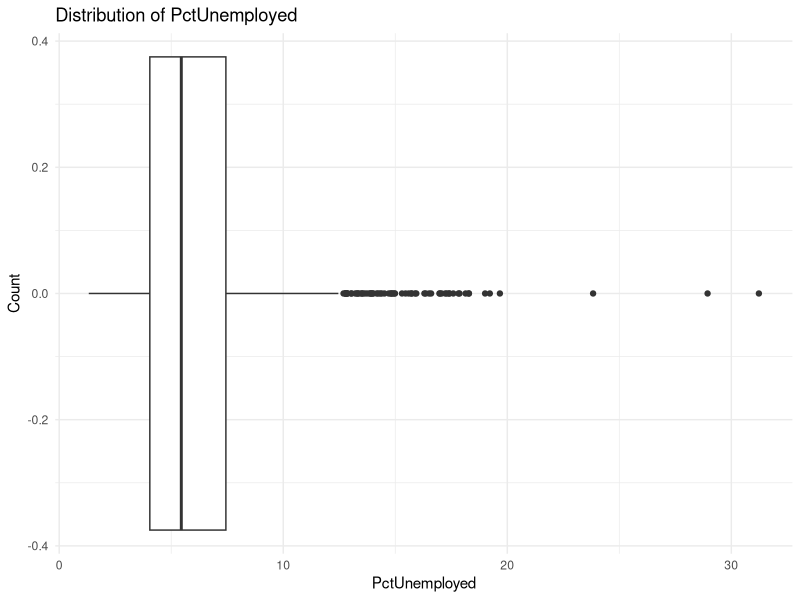
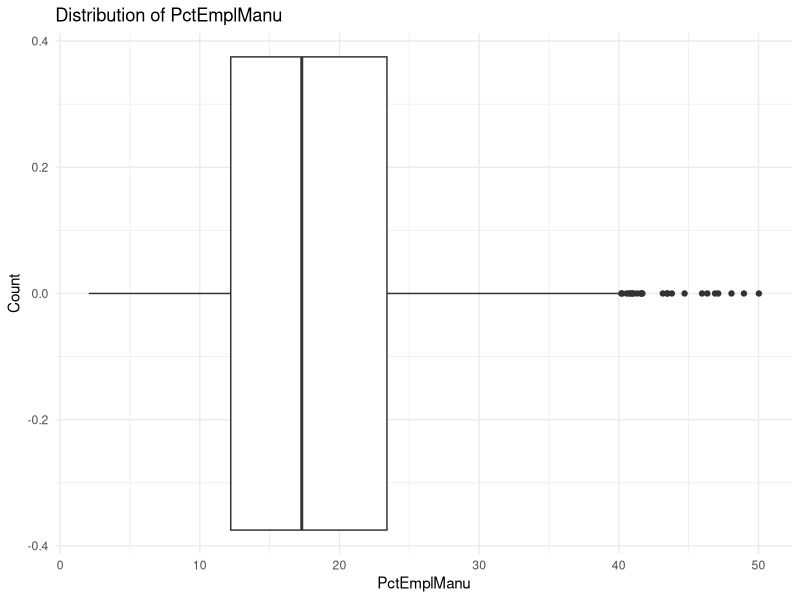
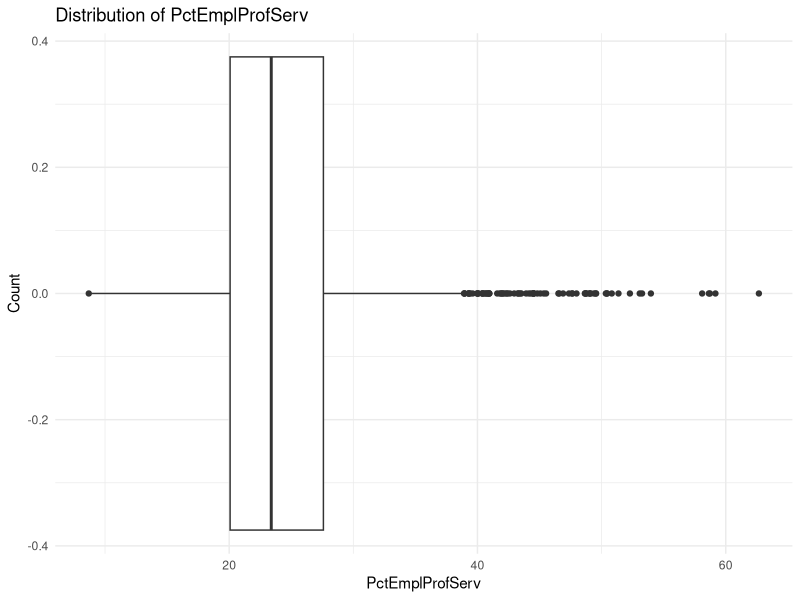
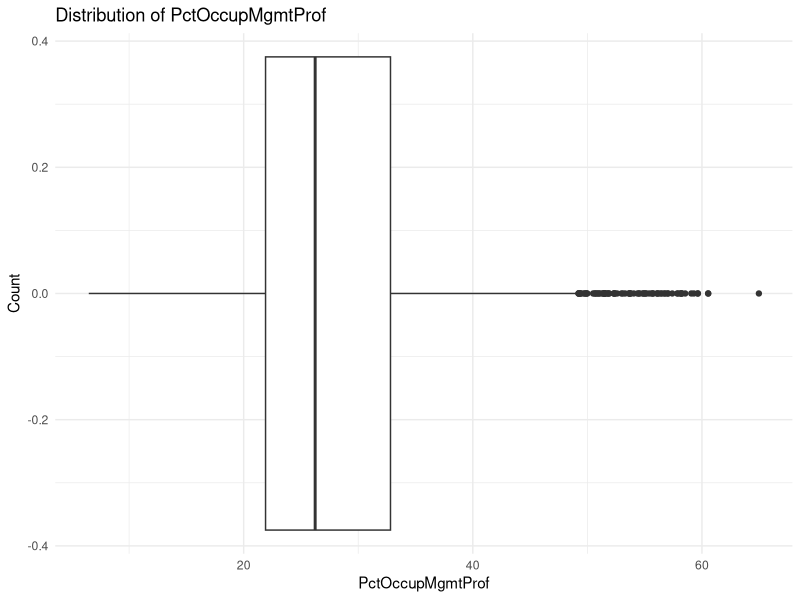
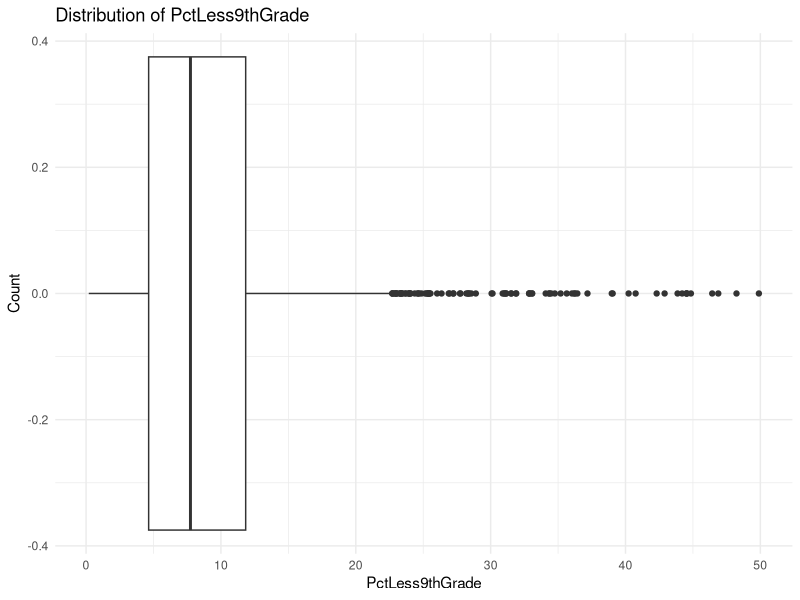
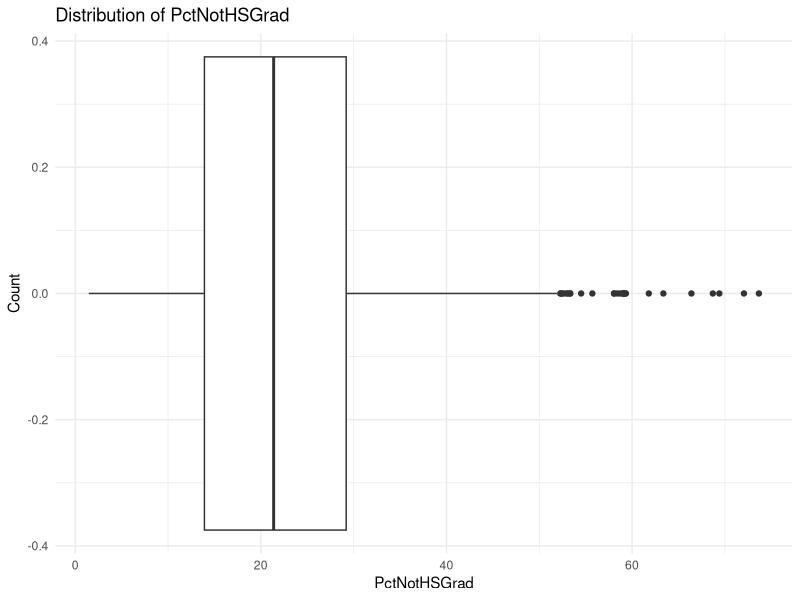
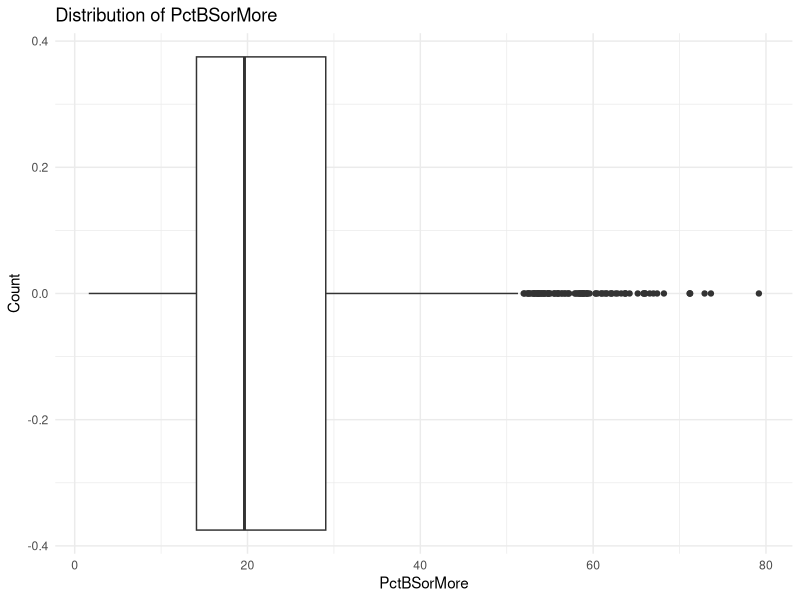
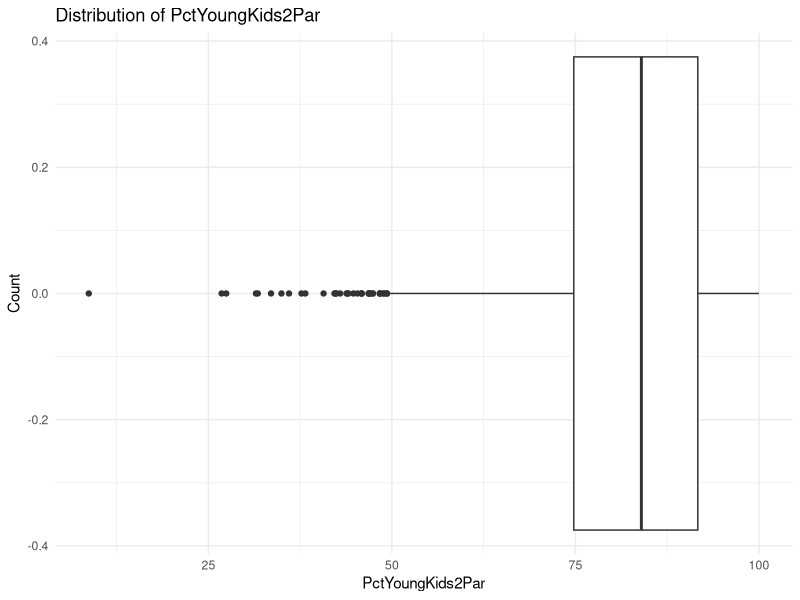

Recreate these plots in R, in order.
## ---- chunk 1
# libraries
library(dplyr)
library(ggplot2)
library(reshape2)
library(psych)
library(stringr)
library(broom)
## ---- chunk 2
# predictor columns' descriptions
feature_names = read.csv("names.csv")[, "Variable"]

# crime indicators
crime_names = read.csv("crime_indicators.csv")[, "Variable"]

# crime data
crime = read.csv("crime_data.csv") |>
  select(all_of(feature_names), all_of(crime_names))
## ---- chunk 3
# check variable types
var_type = (lapply(crime, typeof))

# all variables should be numeric

## function to convert from chr to num
convert_chr_to_num <- function(df) {
  for (colname in names(df)) {
    if (is.character(df[[colname]])) {
      df[[colname]] <- as.numeric(df[[colname]])
    }
  }
  return(df)
}

crime = convert_chr_to_num(crime)
## ---- chunk 4
# function to generate summary
generate_summaries <- function(df) {
  
  # summary statistics
  describe(df) |>
    arrange(desc(mean))
}

# function to generate boxplots
generate_all_boxplots <- function(df) {
  
  for (colname in names(df)) {
    df = df[!is.na(df[[colname]]), ]
  
    print(
      ggplot(df, aes_string(colname)) +
        geom_boxplot() +
        labs(title = paste("Distribution of", colname),
             x = colname,
             y = "Count") +
        theme_minimal()
    )
  }
}

# get the summary statistics
generate_summaries(crime) |>
  round(0) |>
  knitr::kable()

# Distribution of the Data (boxplots)
generate_all_boxplots(crime)
## ---- chunk 5
# function to complete correlation analysis
correlation_function <- function(df) {
  # Calculate correlations
  correlations <- cor(df, use = "complete.obs")
  
  
  # Melt the correlation matrix
  correlations_melt <- melt(correlations)

  # Generate the heatmap
  cor_heatmap = ggplot(data = correlations_melt, aes(x=Var1, y=Var2, fill=value)) + 
    geom_tile() +
    scale_fill_gradient2(low = "blue", high = "red", mid = "white", 
                         midpoint = 0, limit = c(-1,1), space = "Lab", 
                         name="Pearson\nCorrelation") +
    theme_minimal() + 
    theme(axis.text.x = element_text(angle = 90, vjust = 1, 
                                     size = 12, hjust = 1),
          axis.text.y = element_text(size = 12)) +
    coord_fixed()
  
  return(list(
    correlations = correlations, 
    cor_heatmap = cor_heatmap
  ))
}

# apply function to data
var_correlations = correlation_function(crime)

# correlation matrix
var_correlations$correlations |>
  round(2) |>
  knitr::kable()

# correlation heatmap
var_correlations$cor_heatmap 
## ---- chunk 6
# function to fit regression models
fit_models <- function(df, y_vars, groups) {
  models <- list()
  
  for (y in y_vars) {
    for (group in groups) {
      
      if(!is.null(groups)) {
        x = (read.csv("names.csv") |>
          filter(Group == group))$Variable
      
        # Create the formula for the regression model
        formula <- as.formula(paste(y, "~", paste(x, collapse = "+")))
      
        # Fit the regression model
        model <- lm(formula, data = df)
      
        # Store the model in the list
        models[[paste(y, "~", paste(x, collapse = " + "))]] <- model
      } 
    }
  }
  
  return(models)
}

# define the Y variables and the groups of dependent variables
y_vars = crime_names
groups = (read.csv("names.csv"))$Group |>
  unique()

# fit models
models <- fit_models(crime, y_vars, groups)

# fit model on all vars
all_models = list()
for (y in crime_names) {
  # Create the formula for the regression model
  formula <- as.formula(paste(y, "~", paste(feature_names, collapse = "+")))
  # Fit the regression model
  model_all <- lm(formula, data = crime)
  # Store the model in the list
  all_models[[paste(y, "~", "All_Vars")]] <- model_all
}



# model equations for violent crimes
model_eqns_violent = names(models)[1:30]

# model equations for violent crimes
model_eqns_non_violent = names(models)[31:60]

# model equations with all variables
model_eqns_all = names(all_models)

# function to extract info from a model
extract_stats <- function(models) {
  stats <- list()

  for (name in names(models)) {
    model <- models[[name]]
    
    # Extract the coefficient estimates
    coef_estimates <- coef(summary(model)) |> data.frame()
    
    # Extract R square and adjusted R square
    r_square <- summary(model)$r.squared
    adj_r_square <- summary(model)$adj.r.squared
    
    # Extract F statistic and p value
    f_statistic <- summary(model)$fstatistic[1]
    p_value <- pf(f_statistic, summary(model)$fstatistic[2], summary(model)$fstatistic[3], lower.tail = FALSE)
    
    # Combine the statistics into a list
    model_stats <- list(
      Model = name,
      Coefficients = coef_estimates,
      R_Square = r_square,
      Adjusted_R_Square = adj_r_square,
      F_Statistic = f_statistic,
      P_Value = p_value
    )
    
    # Append the model statistics to the overall statistics
    stats[[name]] <- model_stats
  }
  
  return(stats)
}


# summary of models
summary_models = models |>
  extract_stats()

# summary of models with all vars
summary_models_all = all_models |>
  extract_stats()

# Function to return the model outputs in 2 clean tables
split_stats <- function(stats) {
  # Initialize empty dataframes
  coef_df <- data.frame()
  summary_df <- data.frame()

  for (name in names(stats)) {
    # Extract the model statistics
    model_stats <- stats[[name]]
    
    # Create a dataframe for the coefficients
    coef_df_temp <- data.frame(
      Model = name,
      Coefficients = list(model_stats$Coefficients)
    )
    
    # Append the coefficients dataframe to the overall coefficients dataframe
    coef_df <- rbind(coef_df, coef_df_temp)
    
    # Create a dataframe for the summary statistics
    summary_df_temp <- data.frame(
      Model = name,
      R_Square = model_stats$R_Square,
      Adjusted_R_Square = model_stats$Adjusted_R_Square,
      F_Statistic = model_stats$F_Statistic,
      P_Value = model_stats$P_Value
    )
    
    # Append the summary statistics dataframe to the overall summary statistics dataframe
    summary_df <- rbind(summary_df, summary_df_temp)
  }
  
  return(list(coef_df = coef_df, summary_df = summary_df))
}

# extract the significant models (p_value <= 0.05)
significant_models <- split_stats(summary_models)$summary_df |>
  filter(P_Value < 0.05 | P_Value == 0.05) |>
  arrange(desc(Adjusted_R_Square))
rownames(significant_models) = NULL

# extract the significant all_models (p_value <= 0.05)
significant_models_all <- split_stats(summary_models_all)$summary_df |>
  filter(P_Value < 0.05 | P_Value == 0.05) |>
  arrange(desc(Adjusted_R_Square))
rownames(significant_models_all) = NULL


# function to split the coefficients into separate tables by model
split_coef <- function(stats) {
  # Initialize an empty list
  coef_list <- list()

  for (name in names(stats)) {
    # Extract the model statistics
    model_stats <- stats[[name]]
    
    # Create a dataframe for the coefficients
    coef_df <- data.frame(
      Coefficients = model_stats$Coefficients
    )
    
    # Append the coefficients dataframe to the overall coefficients list
    coef_list[[name]] <- coef_df
  }
  
  return(coef_list)
}

# split the coefficients into different tables by model
coef_list <- split_coef(summary_models)
coef_list_all <- split_coef(summary_models_all)

## save the list of tables for the model coefficient
capture.output(c(coef_list_all), file = "coef_list.txt")

# Get the significant features within each model
# function to loop through the tables of model coefficients to filter only significant variables (p_value < = 0.05)
extract_significant_coef <- function(coef_list) {
  # Initialize an empty list
  significant_coef_list <- list()

  for (name in names(coef_list)) {
    # Extract the coefficients dataframe
    coef_df <- coef_list[[name]]
    
    # Extract rows where "Coefficients.Pr...t.." is less than or equal to 0.05
    significant_coef_df <- coef_df[coef_df$`Coefficients.Pr...t..` <= 0.05, ]
    
    # Append the significant coefficients dataframe to the overall significant coefficients list
    significant_coef_list[[name]] <- significant_coef_df
  }
  
  return(significant_coef_list)
}

# get the list coefficient tables of the significant features
significant_coef_list <- extract_significant_coef(coef_list)

# get the list coefficient tables of the significant features from the models with all variables
significant_coef_list_all <- extract_significant_coef(coef_list_all)
## ---- chunk 7
# Define the function
regression_equation <- function(coeff_tables) {
  # Initialize an empty list to store equations
  equations <- list()

  # Loop over the list of coefficient tables
  for (i in seq_along(coeff_tables)) {
    # Get the current table
    table <- coeff_tables[[i]]

    # Initialize an empty string to store the equation
    equation <- ""

    # Loop over the rows of the table
    for (j in 1:nrow(table)) {
      # Get the current row
      row <- table[j, ]

      # Get the coefficient name and value
      coeff_name <- rownames(table)[j]
      coeff_value <- row[1]

      # Append to the equation string
      if (j == 1) {
        equation <- paste(equation, round(coeff_value, 4), "*", coeff_name)
      } else {
        equation <- paste(equation, "+", round(coeff_value, 4), "*",  coeff_name)
      }
    }
    

    # Append to the list of equations
    equations[[i]] <- equation
  }

  # Return the list of equations
  return(equations)
}

regression_equations = regression_equation(significant_coef_list)
regression_equations = gsub("*\\*.", "", regression_equations)
regression_equations = gsub("\\(Intercept)", "", regression_equations)
regression_equations = gsub("\\+ -", "-", regression_equations)

crime_features = (names(significant_coef_list) |>
  str_split("~")) |>
  lapply(function(x) x[1]) |>
  unlist()

regression_equations = str_c(crime_features, regression_equations, sep = " =")

# using models fitted with all vars
regression_equations_all = regression_equation(significant_coef_list_all)
regression_equations_all = gsub("*\\*.", "", regression_equations_all)
regression_equations_all = gsub("\\(Intercept)", "", regression_equations_all)
regression_equations_all = gsub("\\+ -", "-", regression_equations_all)

crime_features_all = (names(significant_coef_list_all) |>
  str_split("~")) |>
  lapply(function(x) x[1]) |>
  unlist()

regression_equations_all = str_c(crime_features_all, regression_equations_all, sep = " =")
## ---- chunk 8
# test for homoscedaticity 
# Load necessary library
library(lmtest)

# function to test for homoscedasticity
test_residual_var <- function(models) {
  
  # Initialize an empty vector to store list of models with no homoscedasticity
  homoscedasticity <- c()
  index <- c()
  
  # Initialize an empty vector to store residual analysis test statistics
  resid_test_stats <- data.frame(model = character(),
                                 bp = numeric(),
                                 df = integer(),
                                 pvalue = numeric())
  
  # Loop through each model in the list
  for(i in seq_along(models)) {
    # Perform the Breusch-Pagan test
    bp_test <- bptest(models[[i]])
    
    # add results to the list
    resid_test_stats[ i, ]$model = paste("Model", i, sep = "_")
    resid_test_stats[ i, ]$bp = bp_test$statistic |> round(4)
    resid_test_stats[ i, ]$df = bp_test$parameter |> round(4)
    resid_test_stats[ i, ]$pvalue = bp_test$p.value |> round(4)
  
    # If the p-value is >= 0.05, add the model to the vector
    if(bp_test$p.value >= 0.05) {
      homoscedasticity <- c(homoscedasticity, paste("Model", i))
      index = c(index, i)
    }
  }
  
  
  rownames(resid_test_stats) = NULL
  
  return(list(
    resid_test_stats = resid_test_stats,
    homoscedasticity = homoscedasticity,
    index = index
  ))
}


resid_results = test_residual_var(models)

# Print the results for Breusch-Pagan homoscedasticity test
print(resid_results$resid_test_stats) |> 
  knitr::kable()
# Print the models with homoscedasticity
cat(resid_results$homoscedasticity, sep = ", ")


# for models fitted on all vars
resid_results_all = test_residual_var(all_models)

# Print the results for Breusch-Pagan homoscedasticity test
print(resid_results_all$resid_test_stats) |> 
  knitr::kable()
# Print the models with homoscedasticity
cat(resid_results_all$homoscedasticity, sep = ", ")
## ---- chunk 9
# Define a function that takes a list of fitted regression models and performs sensitivity analysis
sensitivity_analysis <- function(models) {
  results <- list()
  
  for (i in seq_along(models)) {
    model <- models[[i]]
    coef <- coef(model)
    res <- residuals(model)
    sigma <- sd(res)
    sens <- matrix(0, nrow = length(coef), ncol = 2)
    
    for (j in seq_along(coef)) {
      partial <- coef[j] * model$model[, j]
      se <- sqrt(vcov(model)[j, j])
      elasticity <- coef[j] * mean(model$model[, j]) / mean(fitted(model))
      delta <- 100 * se / coef[j]
      sens[j, ] <- c(elasticity, delta)
    }
    
    rownames(sens) <- names(coef)
    colnames(sens) <- c("Elasticity", "Delta")
    results[[paste0(resid_results_all$homoscedasticity[i])]] <- sens # using all variables models
  }
  
  return(results)
}

# run the sensitivity analysis
#sensitivity = sensitivity_analysis(models[resid_results$index])

# save the sensitivity analyses output
#capture.output(sensitivity, file = "sensitivity_analysis.txt")

# run the sensitivity analysis for models with all variables
sensitivity_all = sensitivity_analysis(all_models[resid_results_all$index])

# save the sensitivity analyses output
capture.output(sensitivity_all, file = "sensitivity_analysis.txt")
